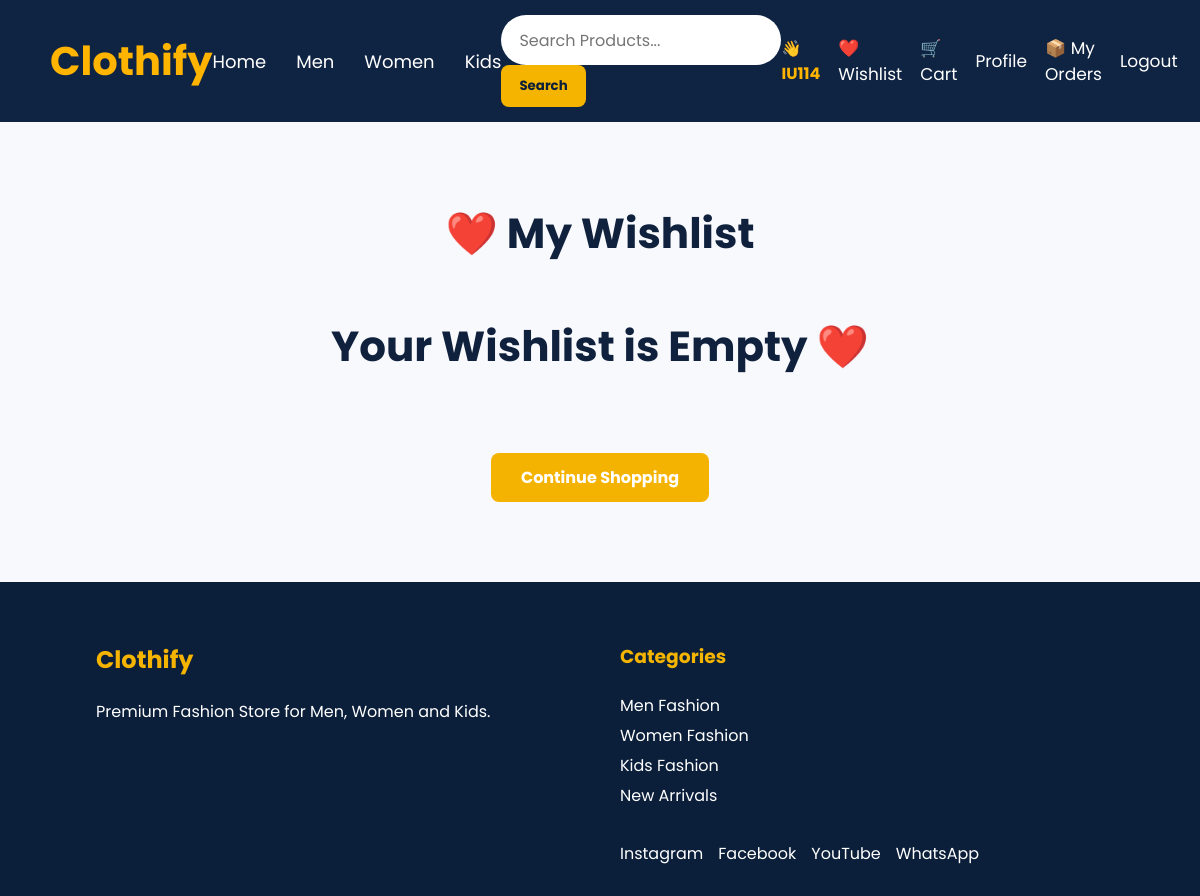
The page /wishlist/ (signed in) on the database as committed earlier.
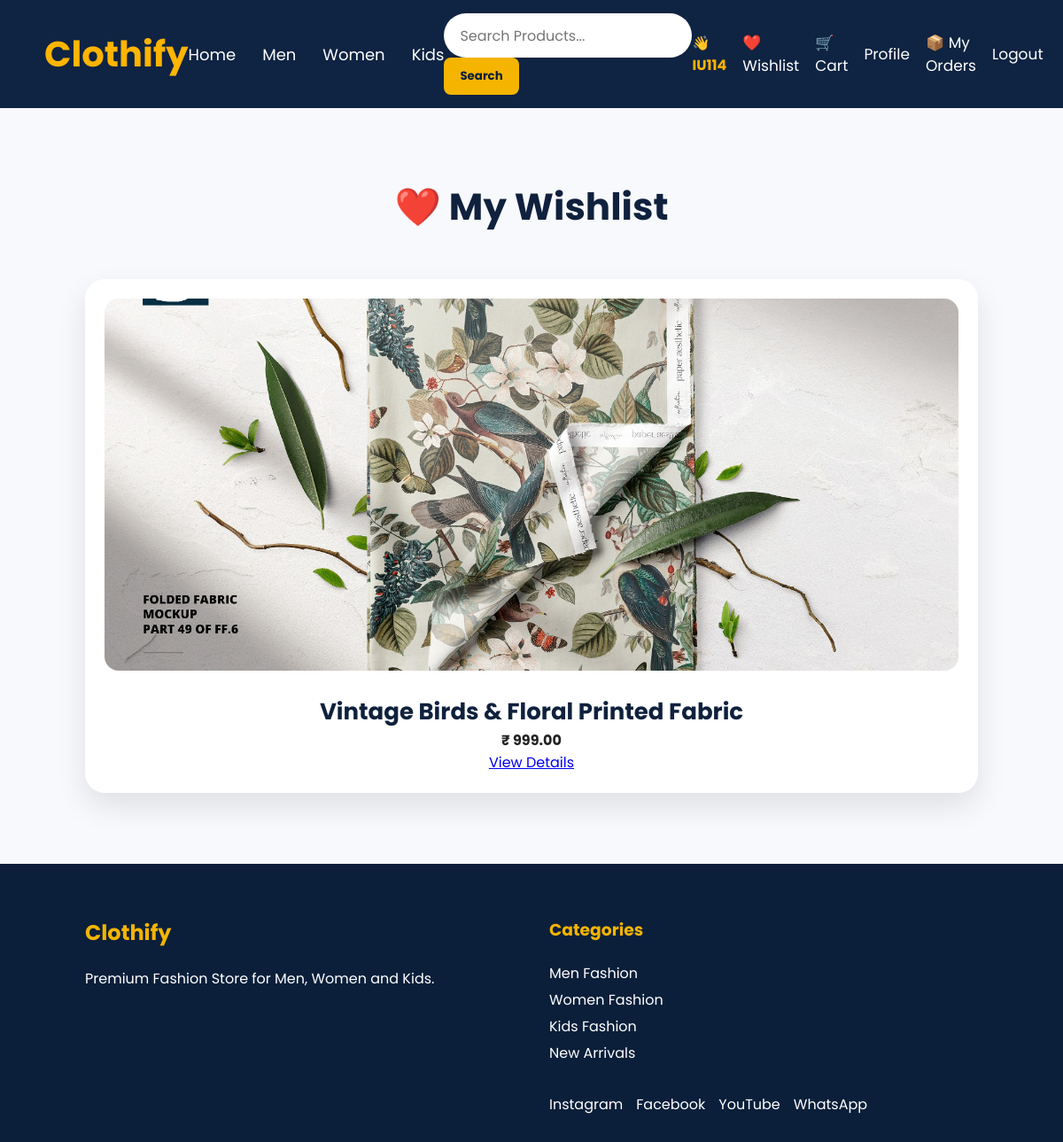
The same page on the database as committed later.
### products/models.py (models this page shows, shortened)
class Wishlist(models.Model):
    user = models.ForeignKey(User, on_delete=models.CASCADE)
    product = models.ForeignKey(Product, on_delete=models.CASCADE)
    added_at = models.DateTimeField(auto_now_add=True)

class Product(models.Model):
    name = models.CharField(max_length=200)
    price = models.DecimalField(max_digits=10, decimal_places=2)
    original_price = models.DecimalField(
        max_digits=10,
        decimal_places=2,
        default=0
    )
    description = models.TextField()
    category = models.CharField(max_length=100)
    image = models.ImageField(upload_to='products/')
    stock = models.PositiveIntegerField(default=0)
    rating = models.DecimalField(
        max_digits=2,
        decimal_places=1,
        default=5.0
    )
    discount = models.PositiveIntegerField(default=0)
    created_at = models.DateTimeField(auto_now_add=True)

### products/views.py (the view)
# urls.py: path("wishlist/", views.wishlist, name="wishlist"),
@login_required
def wishlist(request):
    wishlist_items = Wishlist.objects.filter(
        user=request.user
    )
    return render(
        request,
        "wishlist.html",
        {
            "wishlist_items": wishlist_items
        }
    )

### templates/wishlist.html (shortened to what this page needs)
{% load static %}
<!DOCTYPE html>
<html lang="en">
<head>
    <link rel="stylesheet"
          href="{% static 'css/style.css' %}">
</head>
<body>
{% include 'navbar.html' %}
<section class="products">
    <h2>❤️ My Wishlist</h2>
    {% if wishlist_items %}
    <div class="product-grid">
        {% for item in wishlist_items %}
        <div class="product-card">
            <img src="{{ item.product.image.url }}"
                 alt="{{ item.product.name }}">
            <h3>{{ item.product.name }}</h3>
            <h4>₹ {{ item.product.price }}</h4>
            <a href="{% url 'product_detail' item.product.id %}"
               class="view-btn">
                View Details
            </a>
        </div>
        {% endfor %}
    </div>
    {% else %}
    <h2>Your Wishlist is Empty ❤️</h2>
    <br>
    <a href="/" class="shop-btn">
        Continue Shopping
    </a>
    {% endif %}
</section>
{% include 'footer.html' %}
</body>
</html>

Rows that differ between the two databases and show on the page:
added Wishlist: product.image (picture), product.name "Vintage Birds & Floral Printed Fabric", product.price "999.00"
Other text that changed with them:
text no longer shown: "Your Wishlist is Empty ❤️ Continue Shopping"
